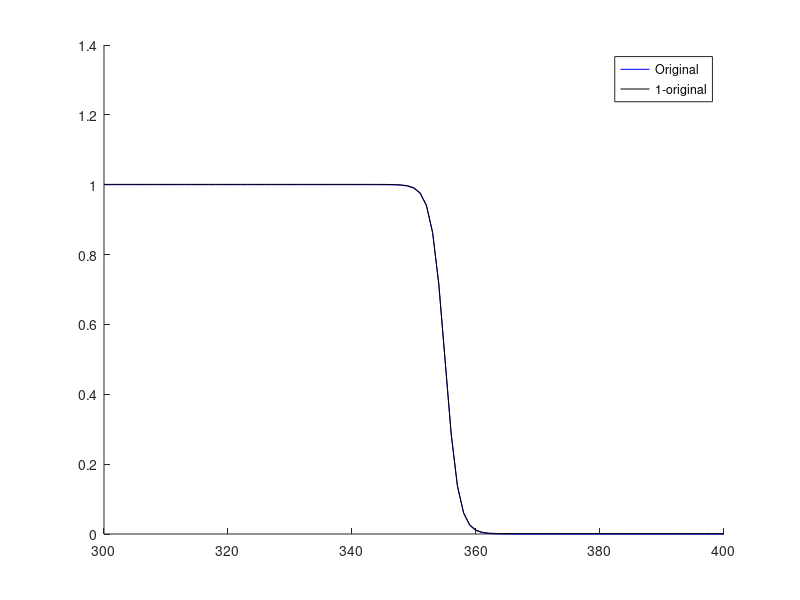

Recreate this plot in MATLAB.
function [] = termost()
Tmin = 360;
Tmax = 350;
y_end = 99;
x0 = (Tmax+Tmin)/2;
k = - log(y_end) / (Tmin - x0);
temp=300:400;
opening = 1./(1 + exp(-k * (temp - x0)));

figure
hold on
% plot(temp,opening,'r')
% 
% opening = 1-1./(1 + exp(-k * (temp - x0)));

plot(temp,opening,'b')

Tmin = 360;
Tmax = 350;
y_end = 99;
x0 = (Tmax+Tmin)/2;
k = - log(y_end) / (Tmin - x0);
opening = 0.001+1./(1 + exp(-k * (temp - x0)));

plot(temp,opening,'k')

% legend('Original','1-original','Teps invertidas')
legend('Original','1-original','Teps invertidas')
end